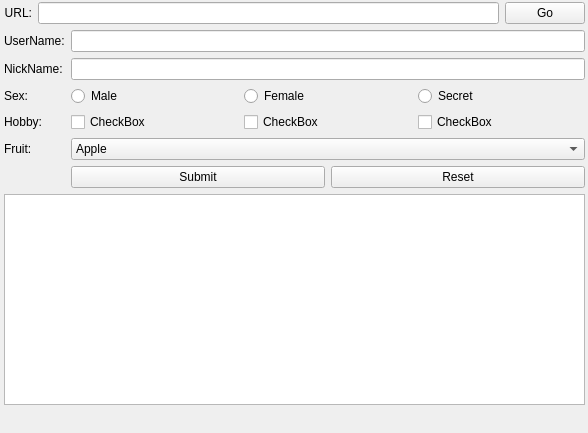
<?xml version="1.0" encoding="UTF-8"?>
<ui version="4.0">
 <class>DemoWindow</class>
 <widget class="QWidget" name="DemoWindow">
  <property name="geometry">
   <rect>
    <x>0</x>
    <y>0</y>
    <width>588</width>
    <height>433</height>
   </rect>
  </property>
  <property name="windowTitle">
   <string>DemoWindow</string>
  </property>
  <widget class="QWidget" name="verticalLayoutWidget">
   <property name="geometry">
    <rect>
     <x>4</x>
     <y>2</y>
     <width>581</width>
     <height>403</height>
    </rect>
   </property>
   <layout class="QVBoxLayout" name="verticalLayout">
    <item>
     <layout class="QHBoxLayout" name="horizontalLayout">
      <item>
       <widget class="QLabel" name="label">
        <property name="text">
         <string>URL:</string>
        </property>
        <property name="alignment">
         <set>Qt::AlignmentFlag::AlignRight|Qt::AlignmentFlag::AlignTrailing|Qt::AlignmentFlag::AlignVCenter</set>
        </property>
       </widget>
      </item>
      <item>
       <widget class="QLineEdit" name="lineEdit"/>
      </item>
      <item>
       <widget class="QPushButton" name="pushButton">
        <property name="text">
         <string>Go</string>
        </property>
       </widget>
      </item>
     </layout>
    </item>
    <item>
     <layout class="QFormLayout" name="formLayout">
      <item row="0" column="0">
       <widget class="QLabel" name="label_2">
        <property name="text">
         <string>UserName:</string>
        </property>
       </widget>
      </item>
      <item row="0" column="1">
       <widget class="QLineEdit" name="lineEdit_2"/>
      </item>
      <item row="1" column="0">
       <widget class="QLabel" name="label_3">
        <property name="text">
         <string>NickName:</string>
        </property>
       </widget>
      </item>
      <item row="1" column="1">
       <widget class="QLineEdit" name="lineEdit_3"/>
      </item>
      <item row="2" column="0">
       <widget class="QLabel" name="label_4">
        <property name="text">
         <string>Sex:</string>
        </property>
       </widget>
      </item>
      <item row="2" column="1">
       <layout class="QHBoxLayout" name="horizontalLayout_3">
        <item>
         <widget class="QRadioButton" name="radioButton">
          <property name="text">
           <string>Male</string>
          </property>
         </widget>
        </item>
        <item>
         <widget class="QRadioButton" name="radioButton_2">
          <property name="text">
           <string>Female</string>
          </property>
         </widget>
        </item>
        <item>
         <widget class="QRadioButton" name="radioButton_3">
          <property name="text">
           <string>Secret</string>
          </property>
         </widget>
        </item>
       </layout>
      </item>
      <item row="3" column="0">
       <widget class="QLabel" name="label_5">
        <property name="text">
         <string>Hobby:</string>
        </property>
       </widget>
      </item>
      <item row="3" column="1">
       <layout class="QHBoxLayout" name="horizontalLayout_2">
        <item>
         <widget class="QCheckBox" name="checkBox">
          <property name="text">
           <string>CheckBox</string>
          </property>
         </widget>
        </item>
        <item>
         <widget class="QCheckBox" name="checkBox_2">
          <property name="text">
           <string>CheckBox</string>
          </property>
         </widget>
        </item>
        <item>
         <widget class="QCheckBox" name="checkBox_3">
          <property name="text">
           <string>CheckBox</string>
          </property>
         </widget>
        </item>
       </layout>
      </item>
      <item row="4" column="0">
       <widget class="QLabel" name="label_6">
        <property name="text">
         <string>Fruit:</string>
        </property>
       </widget>
      </item>
      <item row="4" column="1">
       <widget class="QComboBox" name="comboBox">
        <item>
         <property name="text">
          <string>Apple</string>
         </property>
        </item>
        <item>
         <property name="text">
          <string>Banana</string>
         </property>
        </item>
        <item>
         <property name="text">
          <string>Orange</string>
         </property>
        </item>
        <item>
         <property name="text">
          <string>Strawberry</string>
         </property>
        </item>
        <item>
         <property name="text">
          <string>Blueberry</string>
         </property>
        </item>
        <item>
         <property name="text">
          <string>Grape</string>
         </property>
        </item>
        <item>
         <property name="text">
          <string>Other...</string>
         </property>
        </item>
       </widget>
      </item>
      <item row="5" column="1">
       <layout class="QHBoxLayout" name="horizontalLayout_4">
        <item>
         <widget class="QPushButton" name="pushButton_2">
          <property name="text">
           <string>Submit</string>
          </property>
         </widget>
        </item>
        <item>
         <widget class="QPushButton" name="pushButton_3">
          <property name="text">
           <string>Reset</string>
          </property>
         </widget>
        </item>
       </layout>
      </item>
     </layout>
    </item>
    <item>
     <widget class="QPlainTextEdit" name="plainTextEdit"/>
    </item>
   </layout>
  </widget>
 </widget>
 <resources/>
 <connections/>
</ui>
